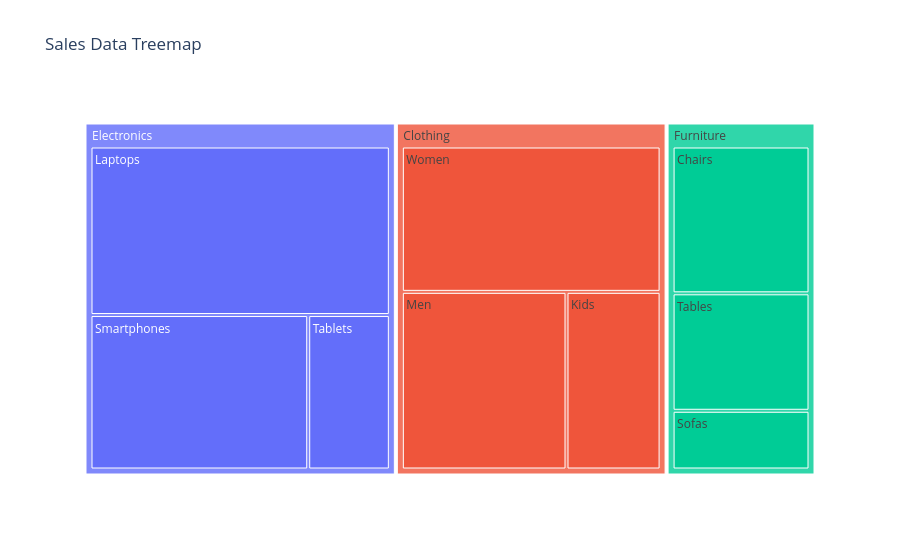

Notebook code for this chart:
### Markdown cell above
## Example: Visualizing Sales Data

Let's use Plotly Express to visualize the sales data example.

**Sample Sales Data**

We are working with the following hierarchical structure:

- **Electronics**
  - Laptops: 120,000  
  - Smartphones: 80,000  
  - Tablets: 30,000  
- **Furniture**
  - Chairs: 50,000  
  - Tables: 40,000  
  - Sofas: 20,000  
- **Clothing**
  - Men: 70,000  
  - Women: 90,000  
  - Kids: 40,000

### Code cell
import plotly.express as px
import pandas as pd
# Sales data
data = {
    'Category': ['Electronics', 'Electronics', 'Electronics', 
                 'Furniture', 'Furniture', 'Furniture', 
                 'Clothing', 'Clothing', 'Clothing'],
    'Subcategory': ['Laptops', 'Smartphones', 'Tablets', 
                    'Chairs', 'Tables', 'Sofas', 
                    'Men', 'Women', 'Kids'],
    'Sales': [120000, 80000, 30000, 
              50000, 40000, 20000, 
              70000, 90000, 40000]
}
df = pd.DataFrame(data)
# Creating the treemap
fig = px.treemap(
    df,
    path=['Category', 'Subcategory'],
    values='Sales',
    title='Sales Data Treemap'
)
fig.show()

### Figure 1 — Plotly figure (JSON) as saved in the notebook; plotly's stock layout.template omitted (floating-point values rounded to 4 significant figures)
{"data": [{"branchvalues": "total", "domain": {"x": [0, 1], "y": [0, 1]}, "hovertemplate": "labels=%{label}<br>Sales=%{value}<br>parent=%{parent}<br>id=%{id}<extra></extra>", "ids": ["Furniture/Chairs", "Clothing/Kids", "Electronics/Laptops", "Clothing/Men", "Electronics/Smartphones", "Furniture/Sofas", "Furniture/Tables", "Electronics/Tablets", "Clothing/Women", "Clothing", "Electronics", "Furniture"], "labels": ["Chairs", "Kids", "Laptops", "Men", "Smartphones", "Sofas", "Tables", "Tablets", "Women", "Clothing", "Electronics", "Furniture"], "name": "", "parents": ["Furniture", "Clothing", "Electronics", "Clothing", "Electronics", "Furniture", "Furniture", "Electronics", "Clothing", "", "", ""], "type": "treemap", "values": [50000, 40000, 120000, 70000, 80000, 20000, 40000, 30000, 90000, 200000, 230000, 110000]}], "layout": {"legend": {"tracegroupgap": 0}, "title": {"text": "Sales Data Treemap"}}}
